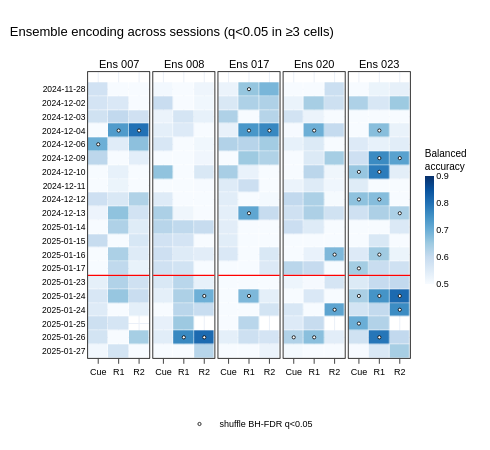

Notebook code for this chart:
### Markdown cell above
## Ensemble encoding across sessions

Combined figure of the cell assemblies whose decoding is significant
(shuffle BH-FDR q<0.05) in at least 3 relevant feature x interval cells:
Assembly 007, 008, 017, 020, 023. Each panel is one assembly; rows are
sessions (shared), the three columns are the interval-relevant decoders
(Cue at cue entry, R1 choice at R1 entry, R2 choice at R2 entry). White
dots mark q<0.05 cells; the red line marks the cue-reward reversal
(2025-01-23). A compact dot-summary that collapses the session axis is
provided as an alternative.

### Code cell
SELECTED_ASSEMBLIES = ['Assembly007', 'Assembly008', 'Assembly017',
                       'Assembly020', 'Assembly023']
RELEVANT_TARGET_BY_INTERVAL = {
    'cue_entry_interval': 'Cue',
    'R1_entry_interval': 'R1 choice',
    'R2_entry_interval': 'R2 choice',
}
INTERVAL_ORDER = ['cue_entry_interval', 'R1_entry_interval', 'R2_entry_interval']
INTERVAL_SHORT = {'cue_entry_interval': 'Cue', 'R1_entry_interval': 'R1', 'R2_entry_interval': 'R2'}
MIN_TRIALS = 10
REVERSAL_DATE = datetime(2025, 1, 23)
ZMIN, ZMAX = 0.5, 0.9


def _runs_base():
    for rel in ('interval_session_decoding_runs',
                'scripted_plotting/animal_6_analysis/interval_session_decoding_runs'):
        if os.path.isdir(rel):
            return rel
    raise FileNotFoundError('interval_session_decoding_runs not found')


def _bh_fdr(p):
    p = np.asarray(p, float)
    q = np.full(p.shape, np.nan)
    v = np.isfinite(p)
    if not v.any():
        return q
    pv = p[v]
    o = np.argsort(pv)
    r = pv[o]
    sc = r.size / np.arange(1, r.size + 1)
    qr = np.clip(np.minimum.accumulate((r * sc)[::-1])[::-1], 0, 1)
    qq = np.empty_like(pv)
    qq[o] = qr
    q[v] = qq
    return q


def _load_assembly(base, assembly):
    rd = os.path.join(base, f'log_reg_5k_3intervals_{assembly}')
    p = os.path.join(rd, 'results.parquet')
    p = p if os.path.exists(p) else os.path.join(rd, 'results.csv')
    df = pd.read_parquet(p) if p.endswith('parquet') else pd.read_csv(p)
    df['balanced_accuracy'] = pd.to_numeric(df['balanced_accuracy'], errors='coerce')
    df = df[df['balanced_accuracy'].notna()]
    df = df[pd.to_numeric(df['n_trials'], errors='coerce') >= MIN_TRIALS]
    sel = df['interval_name'].map(RELEVANT_TARGET_BY_INTERVAL)
    df = df[sel.eq(df['target_name'])].copy()
    df['q'] = _bh_fdr(pd.to_numeric(df['p_shuffle'], errors='coerce').to_numpy(float))
    return df


_base = _runs_base()
_tables = {a: _load_assembly(_base, a) for a in SELECTED_ASSEMBLIES}

all_sessions = sorted({s for df in _tables.values() for s in df['session_id'].astype(str)})
session_labels = [s[:10] for s in all_sessions]


def _date(s):
    try:
        return datetime.strptime(s[:16], '%Y-%m-%d_%H-%M')
    except Exception:
        return None


reversal_idx = next((i for i, s in enumerate(all_sessions)
                     if _date(s) and _date(s) >= REVERSAL_DATE), None)

PANEL_W = 64
fig_ens = make_subplots(
    rows=1, cols=len(SELECTED_ASSEMBLIES),
    shared_yaxes=True,
    horizontal_spacing=0.012,
    subplot_titles=[a.replace('Assembly', 'Ens ') for a in SELECTED_ASSEMBLIES],
)

s_to_i = {s: i for i, s in enumerate(all_sessions)}
iv_to_j = {iv: j for j, iv in enumerate(INTERVAL_ORDER)}
x_labels = [INTERVAL_SHORT[iv] for iv in INTERVAL_ORDER]

for ci, assembly in enumerate(SELECTED_ASSEMBLIES, start=1):
    df = _tables[assembly]
    z = np.full((len(all_sessions), len(INTERVAL_ORDER)), np.nan)
    sig = np.zeros_like(z, dtype=bool)
    for rec in df.itertuples(index=False):
        i = s_to_i.get(str(rec.session_id))
        j = iv_to_j.get(str(rec.interval_name))
        if i is None or j is None:
            continue
        z[i, j] = rec.balanced_accuracy
        sig[i, j] = bool(np.isfinite(rec.q) and rec.q < 0.05)
    fig_ens.add_trace(go.Heatmap(
        z=z, x=x_labels, y=all_sessions,
        coloraxis='coloraxis', xgap=0.5, ygap=0.5,
        hovertemplate=(assembly + '<br>interval=%{x}<br>session=%{y}'
                       '<br>balanced acc=%{z:.3f}<extra></extra>'),
    ), row=1, col=ci)

    mx, my = [], []
    for i in range(len(all_sessions)):
        for j in range(len(INTERVAL_ORDER)):
            if sig[i, j] and np.isfinite(z[i, j]):
                mx.append(x_labels[j])
                my.append(all_sessions[i])
    if mx:
        fig_ens.add_trace(go.Scatter(
            x=mx, y=my, mode='markers',
            marker=dict(size=3.2, color='white', line=dict(color='black', width=0.8)),
            showlegend=(ci == 1), name='shuffle BH-FDR q<0.05',
            hovertemplate='q<0.05<br>interval=%{x}<br>session=%{y}<extra></extra>',
        ), row=1, col=ci)

    if reversal_idx is not None:
        sfx = '' if ci == 1 else str(ci)
        fig_ens.add_shape(
            type='line', x0=0, x1=1, xref='x{} domain'.format(sfx),
            y0=reversal_idx - 0.5, y1=reversal_idx - 0.5, yref='y{}'.format(sfx),
            line=dict(color='red', width=1.2),
        )

n = len(all_sessions)
FIG_W = PANEL_W * len(SELECTED_ASSEMBLIES) + 170
FIG_H = max(380, 16 * n + 130)
fig_ens.update_layout(
    template='plotly_white',
    font=dict(family='Arial, Helvetica, sans-serif', size=10, color='black'),
    coloraxis=dict(
        colorscale='Blues', cmin=ZMIN, cmax=ZMAX,
        colorbar=dict(title=dict(text='Balanced<br>accuracy', font=dict(size=10)),
                      tickfont=dict(size=9), thickness=9, len=0.55, x=1.015, y=0.5),
    ),
    legend=dict(font=dict(size=9), orientation='h', yanchor='top', y=-0.18, x=0.5, xanchor='center'),
    width=FIG_W, height=FIG_H,
    margin=dict(l=88, r=80, t=72, b=80),
    paper_bgcolor='white', plot_bgcolor='white',
    title=dict(text='Ensemble encoding across sessions (q<0.05 in ≥3 cells)',
               x=0.02, xanchor='left', font=dict(size=13, color='black')),
)
fig_ens.update_xaxes(tickfont=dict(size=9), ticks='outside',
                     showline=True, linewidth=0.8, linecolor='black', mirror=True)
fig_ens.update_yaxes(autorange='reversed', showline=True,
                     linewidth=0.8, linecolor='black', mirror=True)
fig_ens.update_yaxes(tickmode='array', tickvals=all_sessions, ticktext=session_labels,
                     tickfont=dict(size=8.5), row=1, col=1)
for ann in fig_ens.layout.annotations:
    ann.font = dict(size=11, color='black')
fig_ens.show()

EXPORT_DIR = os.path.join(os.getcwd(), 'figures_thesis_sam')
os.makedirs(EXPORT_DIR, exist_ok=True)
_svg = os.path.join(EXPORT_DIR, 'figure_ensemble_encoding_combined.svg')
fig_ens.write_image(_svg, format='svg', width=FIG_W, height=FIG_H)
print('Wrote', _svg)

### Figure 1 — Plotly figure (JSON) as saved in the notebook; plotly's stock layout.template omitted (floating-point values rounded to 4 significant figures)
{"data": [{"coloraxis": "coloraxis", "hovertemplate": "Assembly007<br>interval=%{x}<br>session=%{y}<br>balanced acc=%{z:.3f}<extra></extra>", "type": "heatmap", "x": ["Cue", "R1", "R2"], "xaxis": "x", "xgap": 0.5, "y": ["2024-11-28_17-41", "2024-12-02_16-09", "2024-12-03_16-23", "2024-12-04_18-06", "2024-12-06_16-49", "2024-12-09_17-45", "2024-12-10_17-20", "2024-12-11_17-42", "2024-12-12_16-13", "2024-12-13_17-10", "2025-01-14_18-08", "2025-01-15_17-18", "2025-01-16_17-47", "2025-01-17_16-55", "2025-01-23_16-48", "2025-01-24_12-24", "2025-01-24_19-37", "2025-01-25_21-29", "2025-01-26_21-48", "2025-01-27_13-39"], "yaxis": "y", "ygap": 0.5, "z": [[0.5774, 0.4733, 0.4676], [0.5709, 0.5587, 0.4354], [0.5789, 0.6049, 0.5801], [0.4804, 0.7333, 0.8004], [0.6989, 0.5462, 0.667], [0.6117, 0.4813, 0.54], [0.48, 0.5319, 0.4719], [0.4969, 0.5233, 0.4279], [0.5833, 0.5595, 0.6274], [0.5205, 0.6633, 0.574], [0.4321, 0.6286, 0.5478], [0.5972, 0.4272, 0.5638], [0.4936, 0.6319, 0.5508], [0.4958, 0.6074, 0.529], [0.5353, 0.6262, 0.5804], [0.5633, 0.6566, 0.594], [0.55, 0.4943, 0.5376], [0.5848, 0.5677, NaN], [0.5729, 0.395, 0.6394], [0.512, 0.5729, 0.4808]]}, {"hovertemplate": "q<0.05<br>interval=%{x}<br>session=%{y}<extra></extra>", "marker": {"color": "white", "line": {"color": "black", "width": 0.8}, "size": 3.2}, "mode": "markers", "name": "shuffle BH-FDR q<0.05", "showlegend": true, "type": "scatter", "x": ["R1", "R2", "Cue"], "xaxis": "x", "y": ["2024-12-04_18-06", "2024-12-04_18-06", "2024-12-06_16-49"], "yaxis": "y"}, {"coloraxis": "coloraxis", "hovertemplate": "Assembly008<br>interval=%{x}<br>session=%{y}<br>balanced acc=%{z:.3f}<extra></extra>", "type": "heatmap", "x": ["Cue", "R1", "R2"], "xaxis": "x2", "xgap": 0.5, "y": ["2024-11-28_17-41", "2024-12-02_16-09", "2024-12-03_16-23", "2024-12-04_18-06", "2024-12-06_16-49", "2024-12-09_17-45", "2024-12-10_17-20", "2024-12-11_17-42", "2024-12-12_16-13", "2024-12-13_17-10", "2025-01-14_18-08", "2025-01-15_17-18", "2025-01-16_17-47", "2025-01-17_16-55", "2025-01-23_16-48", "2025-01-24_12-24", "2025-01-24_19-37", "2025-01-25_21-29", "2025-01-26_21-48", "2025-01-27_13-39"], "yaxis": "y2", "ygap": 0.5, "z": [[0.5092, 0.4603, 0.5172], [0.5945, 0.4378, 0.5132], [0.5235, 0.5689, 0.5316], [0.5381, 0.5525, 0.5008], [0.5622, 0.4723, 0.5132], [0.4916, 0.4754, 0.5148], [0.6628, 0.4486, 0.5605], [0.436, 0.499, 0.5018], [0.55, 0.4109, 0.4089], [0.6326, 0.5167, 0.4792], [0.6179, 0.6071, 0.5978], [0.5767, 0.5711, 0.4781], [0.5838, 0.55, 0.5424], [0.5809, 0.5765, 0.4933], [0.5603, 0.6157, 0.532], [0.5385, 0.6316, 0.6966], [0.4763, 0.6155, 0.5949], [0.533, 0.6513, NaN], [0.5441, 0.7641, 0.8106], [0.5009, 0.4442, 0.6184]]}, {"hovertemplate": "q<0.05<br>interval=%{x}<br>session=%{y}<extra></extra>", "marker": {"color": "white", "line": {"color": "black", "width": 0.8}, "size": 3.2}, "mode": "markers", "name": "shuffle BH-FDR q<0.05", "showlegend": false, "type": "scatter", "x": ["R2", "R1", "R2"], "xaxis": "x2", "y": ["2025-01-24_12-24", "2025-01-26_21-48", "2025-01-26_21-48"], "yaxis": "y2"}, {"coloraxis": "coloraxis", "hovertemplate": "Assembly017<br>interval=%{x}<br>session=%{y}<br>balanced acc=%{z:.3f}<extra></extra>", "type": "heatmap", "x": ["Cue", "R1", "R2"], "xaxis": "x3", "xgap": 0.5, "y": ["2024-11-28_17-41", "2024-12-02_16-09", "2024-12-03_16-23", "2024-12-04_18-06", "2024-12-06_16-49", "2024-12-09_17-45", "2024-12-10_17-20", "2024-12-11_17-42", "2024-12-12_16-13", "2024-12-13_17-10", "2025-01-14_18-08", "2025-01-15_17-18", "2025-01-16_17-47", "2025-01-17_16-55", "2025-01-23_16-48", "2025-01-24_12-24", "2025-01-24_19-37", "2025-01-25_21-29", "2025-01-26_21-48", "2025-01-27_13-39"], "yaxis": "y3", "ygap": 0.5, "z": [[0.525, 0.658, 0.6861], [0.5609, 0.6301, 0.6287], [0.6287, 0.4377, 0.6202], [0.5307, 0.7414, 0.7644], [0.6256, 0.6192, 0.6431], [0.4849, 0.6496, 0.627], [0.6375, 0.5278, 0.3425], [0.5491, 0.5881, 0.496], [0.544, 0.4214, 0.5071], [0.5379, 0.715, 0.5974], [0.5429, 0.3232, 0.3744], [0.5439, 0.4836, 0.3673], [0.5583, 0.4881, 0.5598], [0.4199, 0.4368, 0.5548], [0.4, 0.4574, 0.4693], [0.4871, 0.6816, 0.5372], [0.3981, 0.4907, 0.5724], [0.4511, 0.6158, NaN], [0.5376, 0.5845, 0.5712], [0.4871, 0.4969, 0.5236]]}, {"hovertemplate": "q<0.05<br>interval=%{x}<br>session=%{y}<extra></extra>", "marker": {"color": "white", "line": {"color": "black", "width": 0.8}, "size": 3.2}, "mode": "markers", "name": "shuffle BH-FDR q<0.05", "showlegend": false, "type": "scatter", "x": ["R1", "R1", "R2", "R1", "R1"], "xaxis": "x3", "y": ["2024-11-28_17-41", "2024-12-04_18-06", "2024-12-04_18-06", "2024-12-13_17-10", "2025-01-24_12-24"], "yaxis": "y3"}, {"coloraxis": "coloraxis", "hovertemplate": "Assembly020<br>interval=%{x}<br>session=%{y}<br>balanced acc=%{z:.3f}<extra></extra>", "type": "heatmap", "x": ["Cue", "R1", "R2"], "xaxis": "x4", "xgap": 0.5, "y": ["2024-11-28_17-41", "2024-12-02_16-09", "2024-12-03_16-23", "2024-12-04_18-06", "2024-12-06_16-49", "2024-12-09_17-45", "2024-12-10_17-20", "2024-12-11_17-42", "2024-12-12_16-13", "2024-12-13_17-10", "2025-01-14_18-08", "2025-01-15_17-18", "2025-01-16_17-47", "2025-01-17_16-55", "2025-01-23_16-48", "2025-01-24_12-24", "2025-01-24_19-37", "2025-01-25_21-29", "2025-01-26_21-48", "2025-01-27_13-39"], "yaxis": "y4", "ygap": 0.5, "z": [[0.4901, 0.387, 0.5886], [0.5264, 0.6383, 0.5851], [0.5753, 0.5237, 0.4708], [0.5019, 0.6981, 0.601], [0.5322, 0.5533, 0.4393], [0.4419, 0.5538, 0.6397], [0.3836, 0.6139, 0.5168], [0.5238, 0.5495, 0.5154], [0.6054, 0.6323, 0.5042], [0.5811, 0.6317, 0.5795], [0.5893, 0.55, 0.4422], [0.3522, 0.4939, 0.4573], [0.4865, 0.5281, 0.6815], [0.615, 0.6, 0.4714], [0.5199, 0.505, 0.5694], [0.4795, 0.5586, 0.4842], [0.5622, 0.4357, 0.7175], [0.553, 0.5983, NaN], [0.6261, 0.67, 0.5424], [0.5076, 0.4828, 0.4785]]}, {"hovertemplate": "q<0.05<br>interval=%{x}<br>session=%{y}<extra></extra>", "marker": {"color": "white", "line": {"color": "black", "width": 0.8}, "size": 3.2}, "mode": "markers", "name": "shuffle BH-FDR q<0.05", "showlegend": false, "type": "scatter", "x": ["R1", "R2", "R2", "Cue", "R1"], "xaxis": "x4", "y": ["2024-12-04_18-06", "2025-01-16_17-47", "2025-01-24_19-37", "2025-01-26_21-48", "2025-01-26_21-48"], "yaxis": "y4"}, {"coloraxis": "coloraxis", "hovertemplate": "Assembly023<br>interval=%{x}<br>session=%{y}<br>balanced acc=%{z:.3f}<extra></extra>", "type": "heatmap", "x": ["Cue", "R1", "R2"], "xaxis": "x5", "xgap": 0.5, "y": ["2024-11-28_17-41", "2024-12-02_16-09", "2024-12-03_16-23", "2024-12-04_18-06", "2024-12-06_16-49", "2024-12-09_17-45", "2024-12-10_17-20", "2024-12-11_17-42", "2024-12-12_16-13", "2024-12-13_17-10", "2025-01-14_18-08", "2025-01-15_17-18", "2025-01-16_17-47", "2025-01-17_16-55", "2025-01-23_16-48", "2025-01-24_12-24", "2025-01-24_19-37", "2025-01-25_21-29", "2025-01-26_21-48", "2025-01-27_13-39"], "yaxis": "y5", "ygap": 0.5, "z": [[0.4755, 0.523, 0.5348], [0.63, 0.5616, 0.6509], [0.4558, 0.4701, 0.4939], [0.4897, 0.6714, 0.5287], [0.5522, 0.5312, 0.5435], [0.5841, 0.761, 0.7215], [0.6564, 0.7833, 0.5408], [0.5481, 0.4867, 0.4963], [0.6643, 0.6736, 0.4673], [0.5803, 0.6317, 0.6321], [0.4482, 0.4982, 0.5567], [0.4681, 0.5603, 0.4397], [0.5529, 0.6457, 0.523], [0.6426, 0.5941, 0.581], [0.5538, 0.599, 0.6044], [0.6356, 0.7465, 0.811], [0.5731, 0.6033, 0.7587], [0.7003, 0.6254, NaN], [0.5794, 0.7919, 0.6045], [0.5026, 0.5598, 0.6388]]}, {"hovertemplate": "q<0.05<br>interval=%{x}<br>session=%{y}<extra></extra>", "marker": {"color": "white", "line": {"color": "black", "width": 0.8}, "size": 3.2}, "mode": "markers", "name": "shuffle BH-FDR q<0.05", "showlegend": false, "type": "scatter", "x": ["R1", "R1", "R2", "Cue", "R1", "Cue", "R1", "R2", "R1", "Cue", "Cue", "R1", "R2", "R2", "Cue", "R1"], "xaxis": "x5", "y": ["2024-12-04_18-06", "2024-12-09_17-45", "2024-12-09_17-45", "2024-12-10_17-20", "2024-12-10_17-20", "2024-12-12_16-13", "2024-12-12_16-13", "2024-12-13_17-10", "2025-01-16_17-47", "2025-01-17_16-55", "2025-01-24_12-24", "2025-01-24_12-24", "2025-01-24_12-24", "2025-01-24_19-37", "2025-01-25_21-29", "2025-01-26_21-48"], "yaxis": "y5"}], "layout": {"annotations": [{"font": {"color": "black", "size": 11}, "showarrow": false, "text": "Ens 007", "x": 0.0952, "xanchor": "center", "xref": "paper", "y": 1, "yanchor": "bottom", "yref": "paper"}, {"font": {"color": "black", "size": 11}, "showarrow": false, "text": "Ens 008", "x": 0.2976, "xanchor": "center", "xref": "paper", "y": 1, "yanchor": "bottom", "yref": "paper"}, {"font": {"color": "black", "size": 11}, "showarrow": false, "text": "Ens 017", "x": 0.5, "xanchor": "center", "xref": "paper", "y": 1, "yanchor": "bottom", "yref": "paper"}, {"font": {"color": "black", "size": 11}, "showarrow": false, "text": "Ens 020", "x": 0.7024, "xanchor": "center", "xref": "paper", "y": 1, "yanchor": "bottom", "yref": "paper"}, {"font": {"color": "black", "size": 11}, "showarrow": false, "text": "Ens 023", "x": 0.9048, "xanchor": "center", "xref": "paper", "y": 1, "yanchor": "bottom", "yref": "paper"}], "coloraxis": {"cmax": 0.9, "cmin": 0.5, "colorbar": {"len": 0.55, "thickness": 9, "tickfont": {"size": 9}, "title": {"font": {"size": 10}, "text": "Balanced<br>accuracy"}, "x": 1.015, "y": 0.5}, "colorscale": [[0, "rgb(247,251,255)"], [0.125, "rgb(222,235,247)"], [0.25, "rgb(198,219,239)"], [0.375, "rgb(158,202,225)"], [0.5, "rgb(107,174,214)"], [0.625, "rgb(66,146,198)"], [0.75, "rgb(33,113,181)"], [0.875, "rgb(8,81,156)"], [1, "rgb(8,48,107)"]]}, "font": {"color": "black", "family": "Arial, Helvetica, sans-serif", "size": 10}, "height": 450, "legend": {"font": {"size": 9}, "orientation": "h", "x": 0.5, "xanchor": "center", "y": -0.18, "yanchor": "top"}, "margin": {"b": 80, "l": 88, "r": 80, "t": 72}, "paper_bgcolor": "white", "plot_bgcolor": "white", "shapes": [{"line": {"color": "red", "width": 1.2}, "type": "line", "x0": 0, "x1": 1, "xref": "x domain", "y0": 13.5, "y1": 13.5, "yref": "y"}, {"line": {"color": "red", "width": 1.2}, "type": "line", "x0": 0, "x1": 1, "xref": "x2 domain", "y0": 13.5, "y1": 13.5, "yref": "y2"}, {"line": {"color": "red", "width": 1.2}, "type": "line", "x0": 0, "x1": 1, "xref": "x3 domain", "y0": 13.5, "y1": 13.5, "yref": "y3"}, {"line": {"color": "red", "width": 1.2}, "type": "line", "x0": 0, "x1": 1, "xref": "x4 domain", "y0": 13.5, "y1": 13.5, "yref": "y4"}, {"line": {"color": "red", "width": 1.2}, "type": "line", "x0": 0, "x1": 1, "xref": "x5 domain", "y0": 13.5, "y1": 13.5, "yref": "y5"}], "title": {"font": {"color": "black", "size": 13}, "text": "Ensemble encoding across sessions (q<0.05 in ≥3 cells)", "x": 0.02, "xanchor": "left"}, "width": 490, "xaxis": {"anchor": "y", "domain": [0, 0.1904], "linecolor": "black", "linewidth": 0.8, "mirror": true, "showline": true, "tickfont": {"size": 9}, "ticks": "outside"}, "xaxis2": {"anchor": "y2", "domain": [0.2024, 0.3928], "linecolor": "black", "linewidth": 0.8, "mirror": true, "showline": true, "tickfont": {"size": 9}, "ticks": "outside"}, "xaxis3": {"anchor": "y3", "domain": [0.4048, 0.5952], "linecolor": "black", "linewidth": 0.8, "mirror": true, "showline": true, "tickfont": {"size": 9}, "ticks": "outside"}, "xaxis4": {"anchor": "y4", "domain": [0.6072, 0.7976], "linecolor": "black", "linewidth": 0.8, "mirror": true, "showline": true, "tickfont": {"size": 9}, "ticks": "outside"}, "xaxis5": {"anchor": "y5", "domain": [0.8096, 1], "linecolor": "black", "linewidth": 0.8, "mirror": true, "showline": true, "tickfont": {"size": 9}, "ticks": "outside"}, "yaxis": {"anchor": "x", "autorange": "reversed", "domain": [0, 1], "linecolor": "black", "linewidth": 0.8, "mirror": true, "showline": true, "tickfont": {"size": 8.5}, "tickmode": "array", "ticktext": ["2024-11-28", "2024-12-02", "2024-12-03", "2024-12-04", "2024-12-06", "2024-12-09", "2024-12-10", "2024-12-11", "2024-12-12", "2024-12-13", "2025-01-14", "2025-01-15", "2025-01-16", "2025-01-17", "2025-01-23", "2025-01-24", "2025-01-24", "2025-01-25", "2025-01-26", "2025-01-27"], "tickvals": ["2024-11-28_17-41", "2024-12-02_16-09", "2024-12-03_16-23", "2024-12-04_18-06", "2024-12-06_16-49", "2024-12-09_17-45", "2024-12-10_17-20", "2024-12-11_17-42", "2024-12-12_16-13", "2024-12-13_17-10", "2025-01-14_18-08", "2025-01-15_17-18", "2025-01-16_17-47", "2025-01-17_16-55", "2025-01-23_16-48", "2025-01-24_12-24", "2025-01-24_19-37", "2025-01-25_21-29", "2025-01-26_21-48", "2025-01-27_13-39"]}, "yaxis2": {"anchor": "x2", "autorange": "reversed", "domain": [0, 1], "linecolor": "black", "linewidth": 0.8, "matches": "y", "mirror": true, "showline": true, "showticklabels": false}, "yaxis3": {"anchor": "x3", "autorange": "reversed", "domain": [0, 1], "linecolor": "black", "linewidth": 0.8, "matches": "y", "mirror": true, "showline": true, "showticklabels": false}, "yaxis4": {"anchor": "x4", "autorange": "reversed", "domain": [0, 1], "linecolor": "black", "linewidth": 0.8, "matches": "y", "mirror": true, "showline": true, "showticklabels": false}, "yaxis5": {"anchor": "x5", "autorange": "reversed", "domain": [0, 1], "linecolor": "black", "linewidth": 0.8, "matches": "y", "mirror": true, "showline": true, "showticklabels": false}}}
